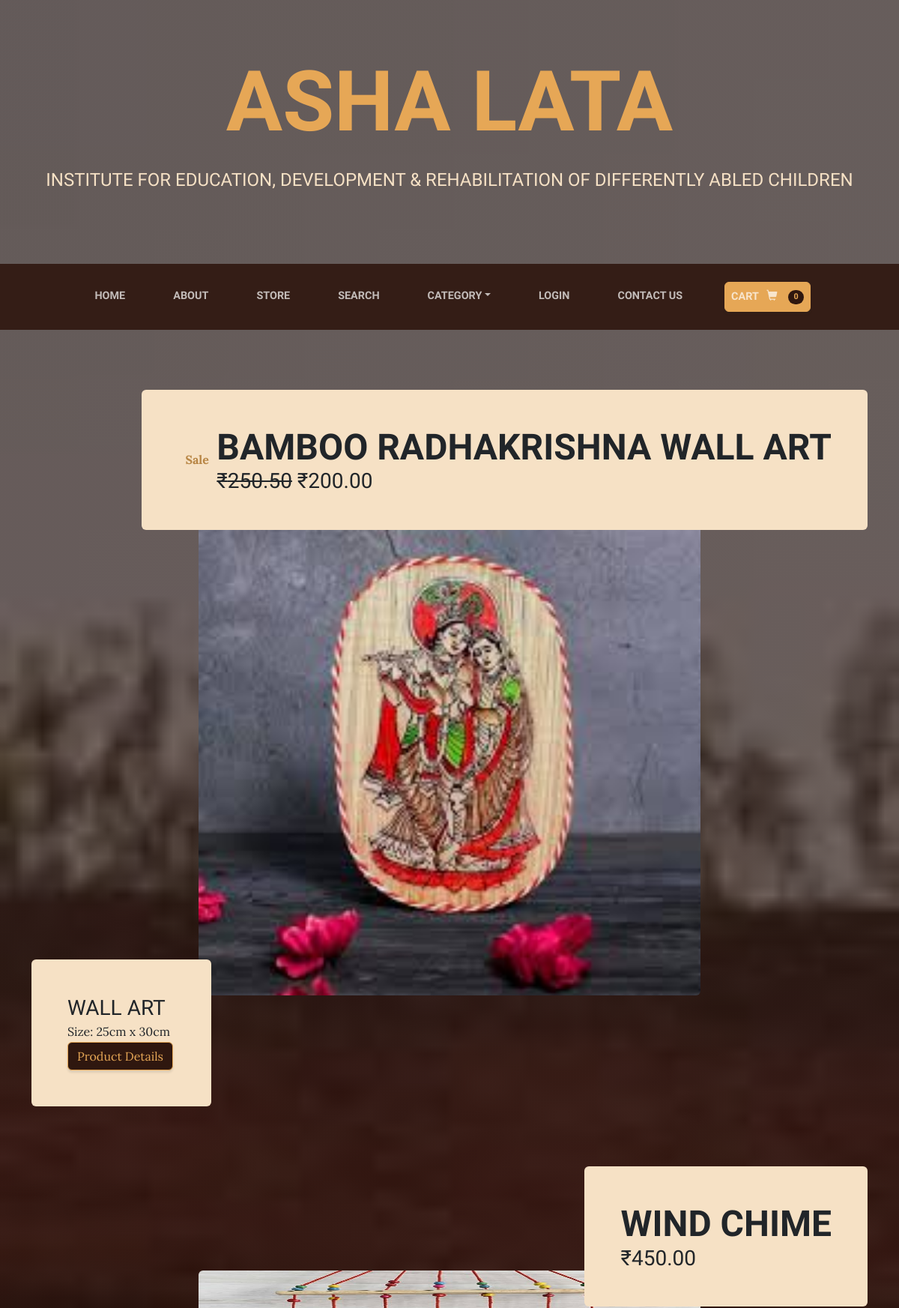
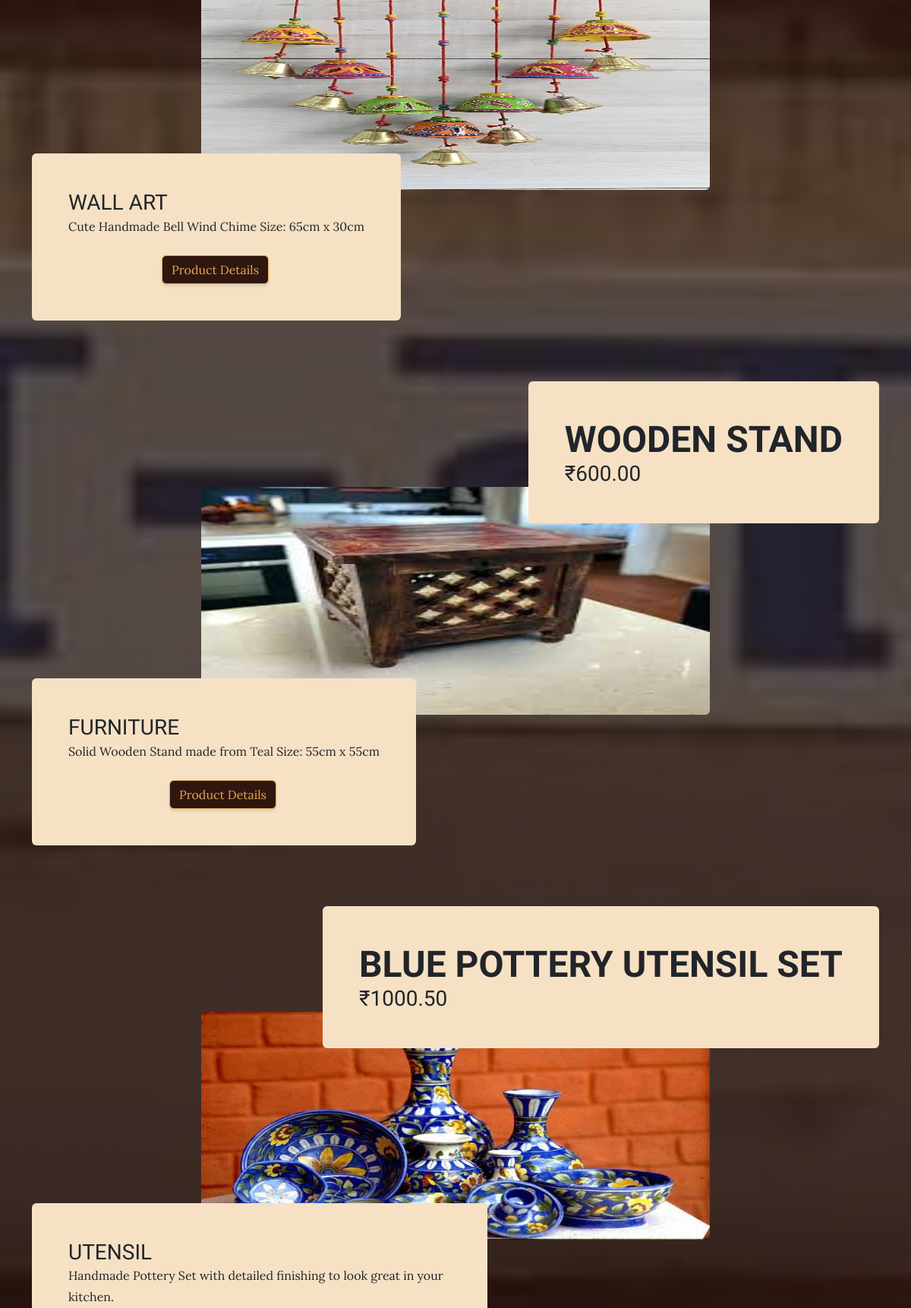
/store/ (upper part), run on the app's committed database (2 pictures, top to bottom).
### store/models.py (models this page shows, shortened)
class Product(models.Model):
    name=models.CharField(max_length=100)
    price=models.DecimalField(default=0, decimal_places=2, max_digits=7)
    category=models.ForeignKey(Category,on_delete=models.CASCADE, default=1)
    description=models.CharField(max_length=250, default='', blank=True, null=True)
    image=models.ImageField(upload_to='uploads/product/')
    is_sale=models.BooleanField(default=False)
    sale_price=models.DecimalField(default=0, decimal_places=2, max_digits=7)

class Category(models.Model):
    name=models.CharField(max_length=75)
    def __str__(self):
        return self.name
    class Meta:
        verbose_name_plural='categories'

### store/views.py (the view)
# urls.py: path('store/', include('store.urls')),
def store(request):
    products =Product.objects.all()
    return render(request, 'store.html',{'products':products})

### cart/cart.py (called while the page is built)
    def __len__(self):
        return len(self.cart)

### cart/context_processors.py (called while the page is built)
def cart(request):
    return {'cart':Cart(request)}

### ecom/context_processors.py (called while the page is built)
def category_context(request):
    categories = Category.objects.all()
    return {'categories': categories}

### store/templates/store.html
{% extends 'base.html' %}
{% block content%}
        {% for product in products %}
            {% if product.is_sale %}
            <section class="page-section">
                <div class="container">
                    <div class="product-item">
                        <div class="product-item-title d-flex">
                            <div class="bg-faded p-5 d-flex ms-auto rounded">
                                <div class="badge text-red " style="top:0rem; right: 0rem justify-content:left;">Sale</div>
                                <h2 class="section-heading mb-0">
                                    <span class="section-heading-upper">{{product.name}}</span>
                                    <span class="section-heading-lower"><strike>₹{{product.price}}</strike>&nbsp₹{{product.sale_price}}</span>
                                </h2>
                            </div>
                        </div>
                        <img class="product-item-img mx-auto d-flex rounded img-fluid mb-3 mb-lg-0" src="{{ product.image.url}}" alt="..." />
                        <div class="product-item-description d-flex me-auto">
                            <div class="bg-faded p-5 rounded">
                                <h2 class="section-heading mb-0">
                                    <span class="section-heading-lower">{{product.category}}</span></h2>
                                <p class="mb-0">{{product.description}}</p>
                                <div class = "intro-button-container">
                                    <div class="intro-button mx-auto"><a class="btn btn-outline-primary btn-secondary " href="{% url 'product' product.id%}">Product Details</a>
                                    </div><br>
                                </div>
                            </div>
                        </div>
                    </div>
                </div>
            </section>
            {% else %}
        <section class="page-section">
            <div class="container">
                <div class="product-item">
                    <div class="product-item-title d-flex">
                        <div class="bg-faded p-5 d-flex ms-auto rounded">
                            <h2 class="section-heading mb-0">
                                <span class="section-heading-upper">{{product.name}}</span>
                                <span class="section-heading-lower">₹{{product.price}}</span>
                            </h2>
                        </div>
                    </div>
                    <img class="product-item-img mx-auto d-flex rounded img-fluid mb-3 mb-lg-0" src="{{ product.image.url}}" alt="..." style="width: 300px; height: 300px;"/>
                    <div class="product-item-description d-flex me-auto">
                        <div class="bg-faded p-5 rounded">
                            <h2 class="section-heading mb-0">
                                <span class="section-heading-lower">{{product.category}}</span></h2>
                            <p class="mb-0">{{product.description}}</p><br>
                            <div class = "intro-button-container">
                                <div class="intro-button mx-auto"><a class="btn btn-outline-primary btn-secondary " href="{% url 'product' product.id%}">Product Details</a>
                                </div><br>
                            </div>
                    </div>
                </div>
            </div>
        </section>
        {% endif %}
        {% endfor %}
{% endblock %}

### templates/base.html (shortened to what this page needs)
{% load static %}
<!DOCTYPE html>
<html lang="en">
    <head>
        <link href="{% static 'css/styles.css' %}" rel="stylesheet" />
    </head>
    <body>
        <header>
            <h1 class="site-heading text-center text-faded d-none d-lg-block">
                <span class="site-heading-upper text-primary mb-3">Asha Lata</span>
                <span class="site-heading-lower">Institute for Education, Development & Rehabilitation of Differently Abled Children</span>
            </h1>
        </header>
        {% include 'navbar.html' %}
        {% block content %}
        {% endblock%}
    </body>
</html>

### templates/navbar.html (shortened to what this page needs)
<nav class="navbar navbar-expand-lg navbar-dark py-lg-4" id="mainNav">
    <div class="container">
        <div class="collapse navbar-collapse" id="navbarSupportedContent">
            <ul class="navbar-nav mx-auto">
                <li class="nav-item px-lg-4"><a class="nav-link text-uppercase" href="/">Home</a></li>
                <li class="nav-item px-lg-4"><a class="nav-link text-uppercase" href="/about">About</a></li>
                <li class="nav-item px-lg-4"><a class="nav-link text-uppercase" href="/store">Store</a></li>
                <li class="nav-item px-lg-4"><a class="nav-link text-uppercase" href="/search">Search</a></li>
                <li class="nav-item px-lg-4 dropdown">
                    <a class="nav-link text-uppercase dropdown-toggle" href="/store" id="storeDropdown" role="button" data-bs-toggle="dropdown" aria-expanded="false">Category</a>
                </li>
                {% if user.is_authenticated %}
                    <li class="nav-item px-lg-4 dropdown">
                        <a class="nav-link text-uppercase dropdown-toggle" href="/store" id="storeDropdown" role="button" data-bs-toggle="dropdown" aria-expanded="false">Profile</a>
                        <ul class="dropdown-menu dropdown-menu-dark" aria-labelledby="storeDropdown">
                            <li><a class="dropdown-item" href="{% url 'update_user' %}">Update Profile</a></li>
                            <li><a class="dropdown-item" href="{% url 'update_password' %}">Update User Password</a></li>
                            <li><a class="dropdown-item" href="{% url 'update_info' %}">Update User Info</a></li>
                            <li><a class="dropdown-item" href="/logout">Logout</a></li>
                        </ul>
                    </li>
                    {% if user.is_superuser %}
                        <li class="nav-item px-lg-4 dropdown">
                            <a class="nav-link text-uppercase dropdown-toggle" href="#" id="storeDropdown" role="button" data-bs-toggle="dropdown" aria-expanded="false">Orders</a>
                            <ul class="dropdown-menu dropdown-menu-dark" aria-labelledby="storeDropdown">
                                <li><a class="dropdown-item" href="{% url 'shipped_dash' %}">Shipped Orders</a></li>
                                <li><a class="dropdown-item" href="{% url 'not_shipped_dash' %}">Un-Shipped Orders</a></li>
                            </ul>
                        </li>
                    {%  endif %}
                {% else %}
                    <li class="nav-item px-lg-4"><a class="nav-link text-uppercase" href="/login">Login</a></li>
                {% endif %}
                <li class="nav-item px-lg-4"><a class="nav-link text-uppercase" href="/contact">Contact Us</a></li>
                <li class="nav-item px-lg-4 intro-button mx-0"><a class="nav-link text-uppercase btn btn-primary " href="{% url 'cart_summary' %}"> Cart &nbsp; <span class="glyphicon glyphicon-shopping-cart"></span>&nbsp;&nbsp;
                <span class="badge bg-secondary text-primary ms-1 rounded-pill" id="cart_quantity">{{cart | length}}</span></a></li>
            </ul>
        </div>
    </div>
</nav>

### data on the page
Product: name "BAMBOO RADHAKRISHNA WALL ART", price "250.50", sale_price "200.00", image (picture), category "WALL ART", description "Size: 25cm x 30cm"
Product: name "WIND CHIME", price "450.00", image (picture), category "WALL ART", description "Cute Handmade Bell Wind Chime Size: 65cm x 30cm"
Product: name "WOODEN STAND", price "600.00", image (picture), category "FURNITURE", description "Solid Wooden Stand made from Teal Size: 55cm x 55cm"
Product: name "BLUE POTTERY UTENSIL SET", price "1000.50", image (picture), category "UTENSIL", description "Handmade Pottery Set with detailed finishing to look great in your kitchen."

### other printed values
{{ cart | length }} "0"
